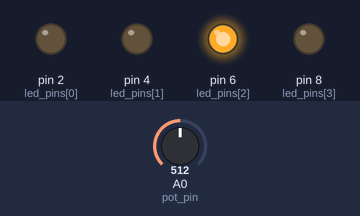
Simulated run of this sketch. Board: Arduino Uno, built with avr-gcc and run on an emulated ATmega328P. Shown: output pins drawn as LEDs (lit = HIGH). The test bench sets the inputs (shaded band); at power-on: A0 (pot_pin) = 512.

Above: at 1.2 s.
1.3 s: A0 (pot_pin) set to 502
At 1.8 s:
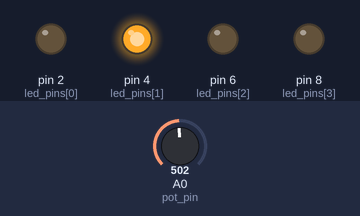
2.8 s: A0 (pot_pin) set to 264
4.3 s: A0 (pot_pin) set to 246
At 5.3 s:
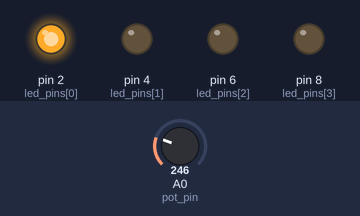
5.8 s: A0 (pot_pin) set to 900
At 6.4 s:
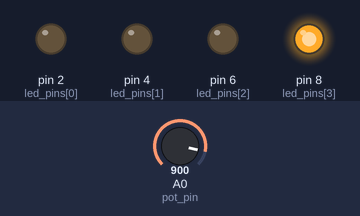
7.3 s: A0 (pot_pin) set to 775
8.8 s: A0 (pot_pin) set to 751
At 9.9 s:
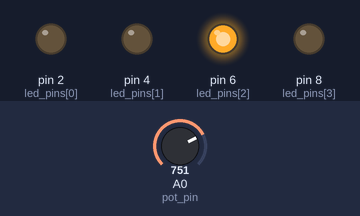
Timing chart, 0 to 11.3 s (numbered marks = the images above; inputs shaded):
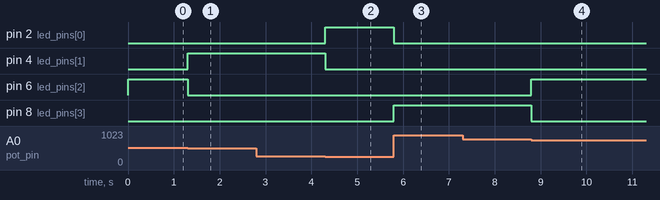

Measured:
- the behaviour switches between 512 and 511 on A0 (pot_pin) (found by bisection; images 0 and 1)
- the behaviour switches between 256 and 255 on A0 (pot_pin) (found by bisection; images 1 and 2)
- the behaviour switches between 768 and 767 on A0 (pot_pin) (found by bisection; images 3 and 4)
- after the input at 1.3 s, pin 4 (led_pins[1]): LOW → HIGH at once; pin 6 (led_pins[2]): HIGH → LOW at once
- after the input at 2.8 s, every drawn part: stays the same
- after the input at 4.3 s, pin 2 (led_pins[0]): LOW → HIGH at once; pin 4 (led_pins[1]): HIGH → LOW at once
- after the input at 5.8 s, pin 2 (led_pins[0]): HIGH → LOW at once; pin 8 (led_pins[3]): LOW → HIGH at once
- after the input at 7.3 s, every drawn part: stays the same
- after the input at 8.8 s, pin 6 (led_pins[2]): LOW → HIGH at once; pin 8 (led_pins[3]): HIGH → LOW at once

The sketch:

potentiometer-led-array.ino
```cpp
#define LEDS 4

const int pot_pin = A0;
const int led_pins[LEDS] = { 2, 4, 6, 8 };

int pot_val = 0;
int led_num = 0;

void setup() {
  for (int i = 0 ; i < LEDS ; i++) {
    pinMode(led_pins[i], OUTPUT);
  }
}

void loop() {
  pot_val = analogRead(pot_pin);            // read the analog value of potentiometer
  led_num = map(pot_val, 0, 1024, 0, LEDS); // map it to the number of the leds
  setLed(led_num);                          // set led_num to HIGH, and all the others to LOW
}

void setLed(int led_num) {
  digitalWrite(led_pins[led_num], HIGH);
  for (int i = 0 ; i < LEDS ; i++) {
    if (i != led_num) {
      digitalWrite(led_pins[i], LOW);
    }
  }
}
```
